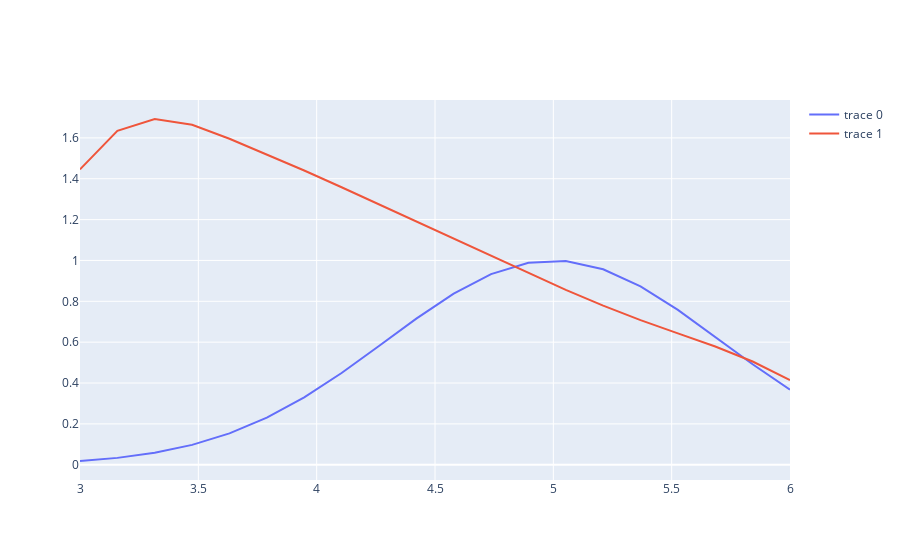

Notebook source saved alongside this figure:
### Code cell
x = np.linspace(3,6,20)
def f(x): return np.exp(-(x-5)**2)
y = f(x)



bs = BSpline(X=x)
# X = bs.modelMatrixBSpline(k=6)
# bs.plotModelMatrix(log=True)
fit = bs.fitModel(y=y, k=6)
fig = bs.plotModel(fit)
# bs.y
#px.scatter(x=bs.X, y=bs.y)

### Figure 1 — Plotly figure (JSON) as saved in the notebook; plotly's stock layout.template omitted (floating-point values rounded to 4 significant figures)
{"data": [{"type": "scatter", "x": [3, 3.158, 3.316, 3.474, 3.632, 3.789, 3.947, 4.105, 4.263, 4.421, 4.579, 4.737, 4.895, 5.053, 5.211, 5.368, 5.526, 5.684, 5.842, 6], "y": [0.01832, 0.0336, 0.05863, 0.09733, 0.1537, 0.231, 0.3302, 0.4491, 0.581, 0.7152, 0.8375, 0.9331, 0.989, 0.9972, 0.9566, 0.8731, 0.758, 0.6262, 0.4921, 0.3679]}, {"type": "scatter", "x": [3, 3.158, 3.316, 3.474, 3.632, 3.789, 3.947, 4.105, 4.263, 4.421, 4.579, 4.737, 4.895, 5.053, 5.211, 5.368, 5.526, 5.684, 5.842, 6], "y": [1.446, 1.635, 1.692, 1.664, 1.596, 1.52, 1.44, 1.358, 1.275, 1.19, 1.105, 1.02, 0.9366, 0.8557, 0.7789, 0.7077, 0.643, 0.5785, 0.5055, 0.4146]}], "layout": {}}
